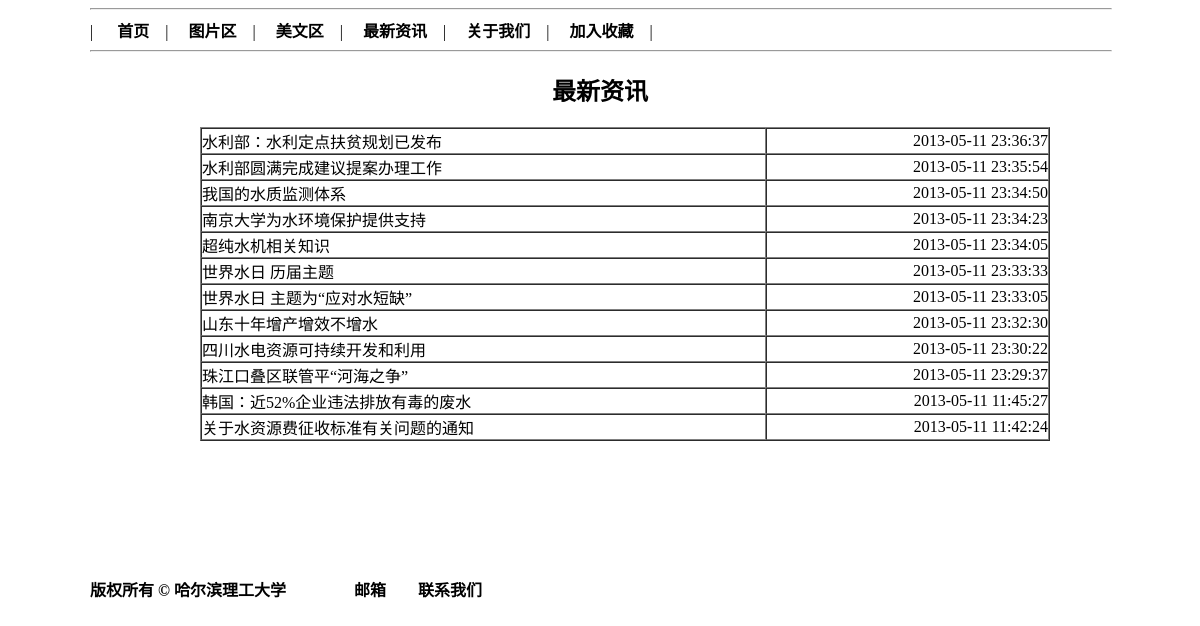
/news_view.php, run on the app's committed database.
### tables this page shows
CREATE TABLE `news` (
  `id` int(10) unsigned NOT NULL AUTO_INCREMENT,
  `title` text NOT NULL,
  `content` text NOT NULL,
  `time` datetime NOT NULL,
  PRIMARY KEY (`id`)
);

### news_view.php (the view, shortened to what this page needs)
<?php
	require("config.php");
?>
<!DOCTYPE html PUBLIC "-//W3C//DTD XHTML 1.0 Transitional//EN" "http://www.w3.org/TR/xhtml1/DTD/xhtml1-transitional.dtd">
<html xmlns="http://www.w3.org/1999/xhtml">
<head>
</head>
<body>
	<hr width="100%">
        <?php require("header.php");?>
		<hr width="100%">
        <h2><center>最新资讯</center></h2>
	<div class="news">
	<?php
		$abtain_news = "SELECT * FROM `news` ORDER BY time DESC ";
		$result_news = mysql_query($abtain_news, $conn) or die("获取新闻列表失败:".mysql_error());
		echo "<table align=center border=1 width=850px cellpadding=0 cellspacing=0>";
		if(mysql_num_rows($result_news)==0){
			echo "<tr><td>暂无新闻,敬请期待!</td></tr> ";
		}
		else{
			while($arr = mysql_fetch_array($result_news)){
				echo "<tr height=20px>";
				echo "<td align=left><a href=news.php?id=".$arr['id'].">".$arr['title']."</a></td>";
				echo "<td align=right>".$arr['time']."</td>";
				echo "</tr>";
			}
		}
		echo "</table>";
    ?>
    </div>
    <?php
		require("footer.php");
    ?>
</body>
</html>

### news_view.php (style rules this page uses)
body { margin:0 auto; width:1024px; }
.news { position:relative; width:800px; height:450px; margin:0 auto; }
a { color:black; text-decoration:none; }

### header.php (style rules this page uses)
a { color:black; }

### footer.php (style rules this page uses)
body { margin:0px auto; width:1020px;; }
a { text-decoration:none; }

### data on the page
news: title "水利部：水利定点扶贫规划已发布", time "2013-05-11 23:36:37"
news: title "水利部圆满完成建议提案办理工作", time "2013-05-11 23:35:54"
news: title "我国的水质监测体系", time "2013-05-11 23:34:50"
news: title "南京大学为水环境保护提供支持", time "2013-05-11 23:34:23"
news: title "超纯水机相关知识", time "2013-05-11 23:34:05"
news: title "世界水日 历届主题", time "2013-05-11 23:33:33"
news: title "世界水日 主题为“应对水短缺”", time "2013-05-11 23:33:05"
news: title "山东十年增产增效不增水", time "2013-05-11 23:32:30"
news: title "四川水电资源可持续开发和利用", time "2013-05-11 23:30:22"
news: title "珠江口叠区联管平“河海之争”", time "2013-05-11 23:29:37"
news: title "韩国：近52%企业违法排放有毒的废水", time "2013-05-11 11:45:27"
news: title "关于水资源费征收标准有关问题的通知", time "2013-05-11 11:42:24"
